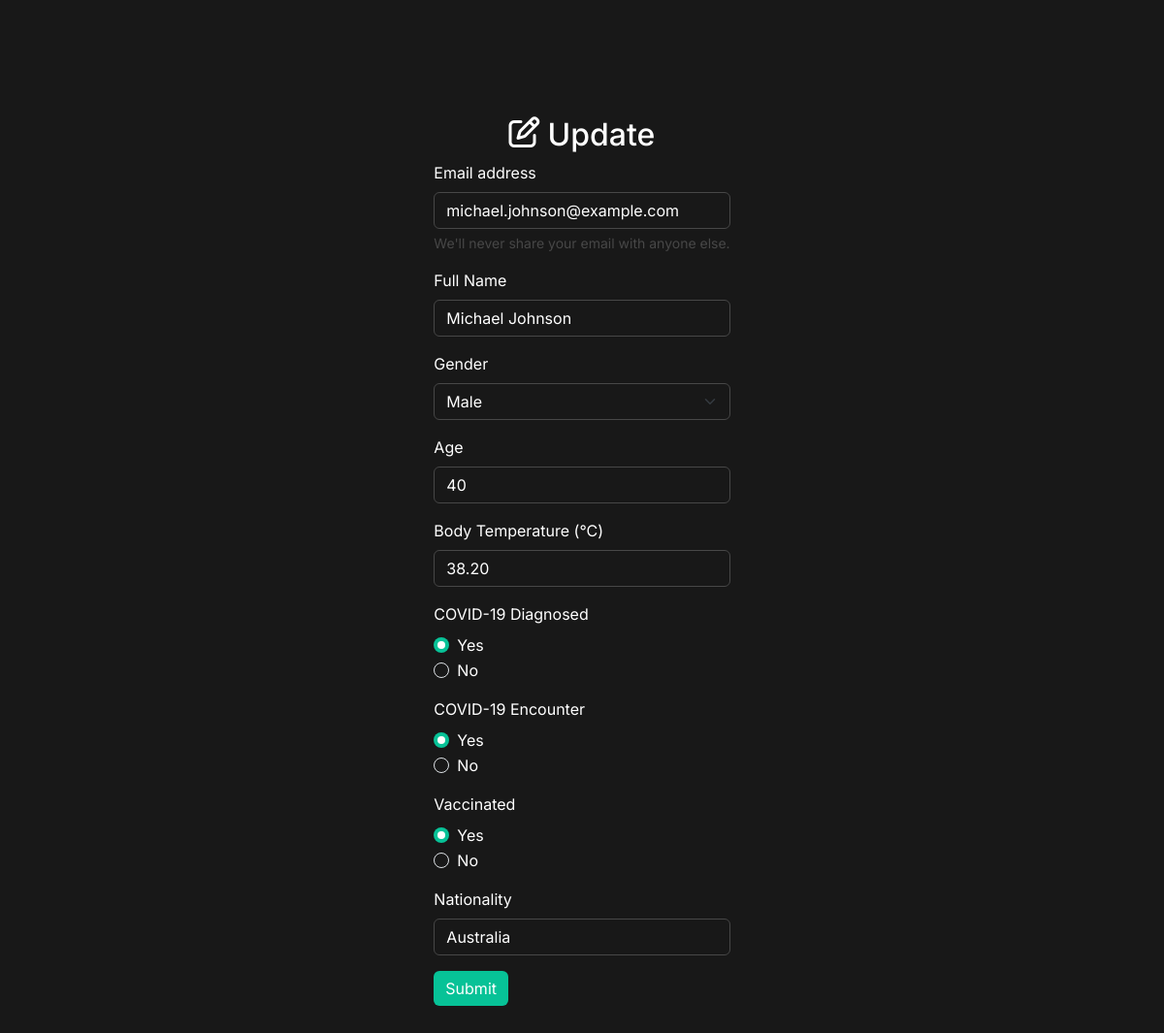
/update.php?id=18, run on the app's committed database.
### tables this page shows
CREATE TABLE `records` (
  `id` int(11) NOT NULL,
  `email` varchar(255) NOT NULL,
  `full_name` varchar(255) NOT NULL,
  `gender` varchar(255) NOT NULL,
  `age` int(11) NOT NULL,
  `temp` decimal(5,2) NOT NULL,
  `diagnosed` enum('YES','NO') NOT NULL,
  `encountered` enum('YES','NO') NOT NULL,
  `vaccinated` enum('YES','NO') NOT NULL,
  `nationality` varchar(255) NOT NULL
);

### includes/security.inc.php (called while the page is built, shortened)
<?php
function sanitizeOutput($data) {
    return htmlspecialchars($data, ENT_QUOTES, 'UTF-8');
}
?>

### update.php (the view, shortened to what this page needs)
<?php
include './includes/dbconn.inc.php';
include './includes/security.inc.php';
$id = (int)$_GET['id'];
$fetch_sql = "SELECT * FROM records WHERE id = ?";
$fetch_stmt = mysqli_prepare($conn, $fetch_sql);
mysqli_stmt_bind_param($fetch_stmt, "i", $id);
mysqli_stmt_execute($fetch_stmt);
$fetch_result = mysqli_stmt_get_result($fetch_stmt);
if ($fetch_result && mysqli_num_rows($fetch_result) > 0) {
  $user_data = mysqli_fetch_assoc($fetch_result);
  $email = $user_data['email'];
  $full_name = $user_data['full_name'];
  $gender = $user_data['gender'];
  $age = $user_data['age'];
  $temp = $user_data['temp'];
  $diagnosed = $user_data['diagnosed'];
  $encounter = $user_data['encountered'];
  $vaccinated = $user_data['vaccinated'];
  $nationality = $user_data['nationality'];
} else {
  mysqli_stmt_close($fetch_stmt);
  header('Location: dashboard_admin.php');
  exit();
}
$fetch_query = "SELECT * FROM records WHERE id = '$id'";
$fetch_result = mysqli_query($conn, $fetch_query);
if ($fetch_result && mysqli_num_rows($fetch_result) > 0) {
  $user_data = mysqli_fetch_assoc($fetch_result);
  $email = $user_data['email'];
  $full_name = $user_data['full_name'];
  $gender = $user_data['gender'];
  $age = $user_data['age'];
  $temp = $user_data['temp'];
  $diagnosed = $user_data['diagnosed'];
  $encounter = $user_data['encountered'];
  $vaccinated = $user_data['vaccinated'];
  $nationality = $user_data['nationality'];
} else {
  echo 'User not found.';
  exit;
}
?>
<!DOCTYPE html>
<html lang="en">
<head>
  <link rel="stylesheet" href="./styles/update.css">
  <link href="https://cdn.jsdelivr.net/npm/bootstrap@5.3.1/dist/css/bootstrap.min.css" rel="stylesheet">
</head>
<body>
  <main class="wrapper-form">
    <h2 class="update-title"><i class="fa-regular fa-pen-to-square"></i>Update</h2>
    <form method="post" action="">
      <div class="mb-3">
        <label for="InputEmail" class="form-label">Email address</label>
        <input type="email" class="form-control" id="InputEmail" name="email" aria-describedby="emailHelp" value="<?php echo sanitizeOutput($email); ?>" required>
        <div id="emailHelp" class="form-text">We'll never share your email with anyone else.</div>
      </div>
      <div class="mb-3">
        <label for="InputFullName" class="form-label">Full Name</label>
        <input type="text" class="form-control" id="InputFullName" name="full_name" value="<?php echo $full_name ?>">
      </div>
      <div class="mb-3">
        <label for="InputGender" class="form-label">Gender</label>
        <select class="form-select" id="InputGender" name="gender">
          <option value="Male" <?php if ($gender === 'Male') echo 'selected' ?>>Male</option>
        </select>
      </div>
      <div class="mb-3">
        <label for="InputAge" class="form-label">Age</label>
        <input type="number" class="form-control" id="InputAge" name="age" value="<?php echo $age ?>">
      </div>
      <div class="mb-3">
        <label for="InputTemp" class="form-label">Body Temperature (°C)</label>
        <input type="number" step="0.01" class="form-control" id="InputTemp" name="temp" value="<?php echo $temp ?>">
      </div>
      <div class="mb-3">
        <label class="form-label">COVID-19 Diagnosed</label>
        <div class="form-check">
          <input class="form-check-input" type="radio" name="diagnosed" id="DiagnosedYes" value="Yes" <?php if ($diagnosed === 'YES') echo 'checked' ?>>
          <label class="form-check-label" for="DiagnosedYes">
            Yes
          </label>
        </div>
        <div class="form-check">
          <input class="form-check-input" type="radio" name="diagnosed" id="DiagnosedNo" value="No" <?php if ($diagnosed === 'NO') echo 'checked' ?>>
          <label class="form-check-label" for="DiagnosedNo">
            No
          </label>
        </div>
      </div>
      <div class="mb-3">
        <label class="form-label">COVID-19 Encounter</label>
        <div class="form-check">
          <input class="form-check-input" type="radio" name="encounter" id="EncounterYes" value="Yes" <?php if ($encounter === 'YES') echo 'checked' ?>>
          <label class="form-check-label" for="EncounterYes">
            Yes
          </label>
        </div>
        <div class="form-check">
          <input class="form-check-input" type="radio" name="encounter" id="EncounterNo" value="No" <?php if ($encounter === 'NO') echo 'checked' ?>>
          <label class="form-check-label" for="EncounterNo">
            No
          </label>
        </div>
      </div>
      <div class="mb-3">
        <label class="form-label">Vaccinated</label>
        <div class="form-check">
          <input class="form-check-input" type="radio" name="vaccinated" id="VaccinatedYes" value="Yes" <?php if ($vaccinated === 'YES') echo 'checked' ?>>
          <label class="form-check-label" for="VaccinatedYes">
            Yes
          </label>
        </div>
        <div class="form-check">
          <input class="form-check-input" type="radio" name="vaccinated" id="VaccinatedNo" value="No" <?php if ($vaccinated === 'NO') echo 'checked' ?>>
          <label class="form-check-label" for="VaccinatedNo">
            No
          </label>
        </div>
      </div>
      <div class="mb-3">
        <label for="InputNationality" class="form-label">Nationality</label>
        <input type="text" class="form-control" id="InputNationality" name="nationality" value="<?php echo $nationality ?>">
      </div>
      <button type="submit" class="btn btn-primary" name="submit">Submit</button>
    </form>
  </main>
</body>
</html>

### styles/update.css (style rules this page uses)
:root { --clr-primary: #181818; --clr-complementary: #07c297; --clr-accent: #474747; --ff-base: 'Inter', sans-serif; }
* { box-sizing: border-box; }
html { color-scheme: dark !important; scroll-behavior: smooth; }
body { background-color: var(--clr-primary) !important; color: white !important; font-family: var(--ff-base) !important; line-height: 1.5; padding: 120px 0; margin: 0; }
.wrapper-form { display: grid; place-items: center; }
.btn.btn-primary { background-color: var(--clr-complementary) !important; outline: none; border: none; }
.form-check-input:checked { background-color: var(--clr-complementary) !important; outline: none; border: none; }
select, input { background-color: var(--clr-primary) !important; }
input[type="text"], input[type="number"], input[type="email"], select, .form-select { color: white !important; border: 1px solid var(--clr-accent) !important; }
#emailHelp { color: var(--clr-accent); font-size: small !; }
.update-title { display: flex; gap: 0.5rem; }

### data on the page
records: email "michael.johnson@example.com", full_name "Michael Johnson", gender "Male", age "40", temp "38.20", diagnosed "☑ Yes", diagnosed "☐ No", encountered "☑ Yes", encountered "☐ No", vaccinated "☑ Yes", vaccinated "☐ No", nationality "Australia"
